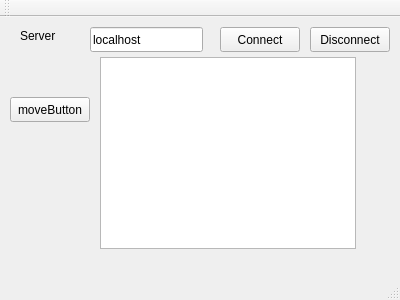
<?xml version="1.0" encoding="UTF-8"?>
<ui version="4.0">
 <class>MainWindow</class>
 <widget class="QMainWindow" name="MainWindow">
  <property name="geometry">
   <rect>
    <x>0</x>
    <y>0</y>
    <width>400</width>
    <height>300</height>
   </rect>
  </property>
  <property name="windowTitle">
   <string>MainWindow</string>
  </property>
  <widget class="QWidget" name="centralWidget">
   <widget class="QPushButton" name="connectButton">
    <property name="geometry">
     <rect>
      <x>220</x>
      <y>10</y>
      <width>80</width>
      <height>25</height>
     </rect>
    </property>
    <property name="text">
     <string>Connect</string>
    </property>
   </widget>
   <widget class="QPushButton" name="disconnectButton">
    <property name="geometry">
     <rect>
      <x>310</x>
      <y>10</y>
      <width>80</width>
      <height>25</height>
     </rect>
    </property>
    <property name="text">
     <string>Disconnect</string>
    </property>
   </widget>
   <widget class="QLineEdit" name="hostLineEdit">
    <property name="geometry">
     <rect>
      <x>90</x>
      <y>10</y>
      <width>113</width>
      <height>25</height>
     </rect>
    </property>
    <property name="text">
     <string>localhost</string>
    </property>
   </widget>
   <widget class="QLabel" name="label">
    <property name="geometry">
     <rect>
      <x>20</x>
      <y>10</y>
      <width>54</width>
      <height>17</height>
     </rect>
    </property>
    <property name="text">
     <string>Server</string>
    </property>
   </widget>
   <widget class="QTextBrowser" name="outputTextEdit">
    <property name="geometry">
     <rect>
      <x>100</x>
      <y>40</y>
      <width>256</width>
      <height>192</height>
     </rect>
    </property>
   </widget>
   <widget class="QPushButton" name="moveButton">
    <property name="geometry">
     <rect>
      <x>10</x>
      <y>80</y>
      <width>80</width>
      <height>25</height>
     </rect>
    </property>
    <property name="text">
     <string>moveButton</string>
    </property>
   </widget>
  </widget>
  <widget class="QMenuBar" name="menuBar">
   <property name="geometry">
    <rect>
     <x>0</x>
     <y>0</y>
     <width>400</width>
     <height>22</height>
    </rect>
   </property>
  </widget>
  <widget class="QToolBar" name="mainToolBar">
   <attribute name="toolBarArea">
    <enum>TopToolBarArea</enum>
   </attribute>
   <attribute name="toolBarBreak">
    <bool>false</bool>
   </attribute>
  </widget>
  <widget class="QStatusBar" name="statusBar"/>
 </widget>
 <layoutdefault spacing="6" margin="11"/>
 <resources/>
 <connections/>
</ui>
